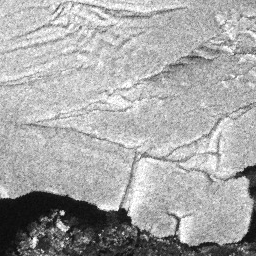
%> input picture SAR_Change_Detection_GarborPCANet-master/pic/Sulzberger1_1.bmp, 256 x 256 px
$ octave Fig_sulz_PCAnet.m   (GNU Octave 9; MATLAB toolbox functions it lacks are replaced by stand-ins)
%> lines starting %> are read from the running program, lines starting %| are printed output that depends on the picture; in (x1, y1, x2, y2) boxes, pixels count from 0 and x2, y2 are one past the last pixel; in counts of white or black regions, pixels touching at a corner belong together; the program's own positions count from 1
### SAR_Change_Detection_CWNN-master/di_gen.m

%% convert it to log-ratio operator
function im_di = di_gen(im1, im2)
    im1 = srad( im1, 0.15, 1, 1, 1, 5 );
    im2 = srad( im2, 0.15, 1, 1, 1, 5 );
    im_di = abs(log( (im1+1) ./ (im2+1) ));
    im_di = srad( im_di, 0.15, 1, 1, 1, 5 );
end


function im = srad( im,delta_t,q0,rho,option,ITER )
    for n = 1:ITER
        % padding elements avoid edges
        [m, n] = size(im);
        W = 1;
        X = zeros(m+2*W, n+2*W);
        X(W+1:m+W, W+1:n+W) = im;
        X(W+1:m+W, 1:W) = im(:, W:-1:1);
        X(W+1:m+W, n+W+1:n+2*W) = im(:, n:-1:n-(W-1));
        X(1:W, :) = X(2*W:-1:(W+1), :);
        X(m+(W+1):m+2*W, :) = X(m+W:-1:(m+1), :);
        im = X;
        % padding finished !!!!

        q0 = q0 * exp(-delta_t*rho);

        gradRxI = imfilter(im,[0 0 0;0 -1 1;0 0 0],'symmetric');
        gradRyI = imfilter(im,[0 1 0;0 -1 0;0 0 0],'symmetric');
        gradLxI = imfilter(im,[0 0 0;-1 1 0;0 0 0],'symmetric');
        gradLyI = imfilter(im,[0 0 0;0 1 0;0 -1 0],'symmetric');
        q1 = sqrt(gradRxI.^2+gradRyI.^2+gradLxI.^2+gradLyI.^2)./( im+1e-10 );
        q2 = 4*del2(im)./(im+1e-10);
        q = sqrt((1/2*(q1.^2)-1/16*(q2.^2))./((1+1/4*q2).^2+1e-10));

        if option == 1
            c = 1./(1+((q.^2-q0^2)/(q0^2*(1+q0^2))));
        elseif option == 2
            c = exp(-(q.^2-q0^2)/(q0^2*(1+q0^2)));
        else
            error('Unidentified option!(only 1 or 2 available)');
        end

        d = imfilter(c,[0 0 0;0 0 1;0 0 0],'symmetric').*...
            imfilter(im,[0 0 0;0 -1 1;0 0 0],'symmetric')+...
            imfilter(c,[0 0 0;0 1 0;0 0 0],'symmetric').*...
            imfilter(im,[0 0 0;1 -1 0;0 0 0],'symmetric')+...
            imfilter(c,[0 1 0;0 0 0;0 0 0],'symmetric').*...
            imfilter(im,[0 1 0;0 -1 0;0 0 0],'symmetric')+...
            imfilter(c,[0 0 0;0 1 0;0 0 0],'symmetric').*...
            imfilter(im,[0 0 0;0 -1 0;0 1 0],'symmetric');

        im = im+delta_t/4*d;

        im = im(2:end-1,2:end-1);
    end
end

### SAR_Change_Detection_GarborPCANet-master/HClustering.m
% The first step, the Gabor feature vectors are divided into three categories
% by using FCM, three categories are changed class, unchanged class and intermediate class.
% The second step, we assign each feature vector from the intermediate class to
% the nearest cluster centre (changed class or unchanged class in the first step)
% using Euclidean distance.
function CM = HClustering(pixel_vector, Xd)

[ylen, xlen] = size(Xd);

% feature vectors are divided into three categories by using FCM

% 首先，使用FCM分为两类，然后找出其中变化区域大致的比例，设定域值
options = [2.0; 100; 1e-5; 0];

fprintf('... ... 1st round clustering ... ...\n');
[center,U,obj_fcn] = fcm(pixel_vector,2, options);
Xdk  =  zeros(ylen*xlen, 1);
CMk0 =  zeros(ylen*xlen, 1);
Xdk = reshape(Xd', ylen*xlen, 1);
maxU = max(U);
index{1} = find(U(1,:) == maxU);
index{2} = find(U(2,:) == maxU);
if numel(index{1})<numel(index{2})
    ttr = numel(index{1})/(ylen*xlen)*1.25;
    ttl = numel(index{1})/(ylen*xlen)/1.10;
else
    ttr = numel(index{2})/(ylen*xlen)*1.25;
    ttl = numel(index{2})/(ylen*xlen)/1.10;
end


% 这里使用 FCM 方法分为五类
c_num = 5;
fprintf('... ... 2nd round clustering ... ...\n');
[center,U,obj_fcn] = fcm(pixel_vector,c_num, options);

Xdk =  zeros(ylen*xlen, 1);
CMk0 = zeros(ylen*xlen, 1);

Xdk = reshape(Xd', ylen*xlen, 1);

maxU = max(U);

for i = 1:c_num
    index{i} = find(U(i,:) == maxU);
end

for i = 1:c_num
    idx_mean(i) = mean(Xdk(index{i}));
end

% 排序
[idx_mean, idx] = sort(idx_mean);

% 分别计算 idx 的个数
for i = 1:c_num
    idx_num(i) = numel(index{idx(i)});
end

CMk0(index{idx(c_num)}) = 0.0;
c = idx_num(c_num);
mid_lab = 0;

for i = 1:c_num-1
    c = c+idx_num(c_num-i);
    if c / (ylen*xlen) < ttl
       CMk0(index{idx(c_num-i)}) = 0.0;
    elseif c / (ylen*xlen) >= ttl && c / (ylen*xlen) < ttr
        CMk0(index{idx(c_num-i)}) = 0.5;
        mid_lab = 1;
    else
        if mid_lab == 0
            CMk0(index{idx(c_num-i)}) = 0.5;
            mid_lab = 1;
        else
            CMk0(index{idx(c_num-i)}) = 1;
        end
    end
end

CM = reshape(CMk0, xlen, ylen)';

### SAR_Change_Detection_GarborPCANet-master/gao_trn.m

addpath('./Utils');
addpath('./Liblinear');


%% PCANet parameters
PCANet.NumStages = 2;
PCANet.PatchSize = PatSize;
PCANet.NumFilters = [8 8];
PCANet.HistBlockSize = [PatSize*2, PatSize];
PCANet.BlkOverLapRatio = 0;
PCANet.Pyramid = [];


fprintf('\n ====== PCANet Parameters ======= \n')
PCANet

% 获取 lab 信息
pos_lab = find(im_lab == 1);
neg_lab = find(im_lab == 0);
% 对正负样本打乱顺序
pos_lab = pos_lab(randperm(numel(pos_lab)));
neg_lab = neg_lab(randperm(numel(neg_lab)));

[ylen, xlen] = size(im1);

% 图像周围填零，然后每个像素周围取Patch，保存
mag = (PatSize-1)/2;
imTmp = zeros(ylen+PatSize-1, xlen+PatSize-1);
imTmp((mag+1):end-mag,(mag+1):end-mag) = im1;
im1 = im2col_general(imTmp, [PatSize, PatSize]);
imTmp((mag+1):end-mag,(mag+1):end-mag) = im2;
im2 = im2col_general(imTmp, [PatSize, PatSize]);
clear imTmp mag;
clear xlen ylen;

% 合并样本到 im
im1 = mat2imgcell(im1, PatSize, PatSize, 'gray');
im2 = mat2imgcell(im2, PatSize, PatSize, 'gray');
parfor idx = 1 : numel(im1)
    im{idx} = [im1{idx}; im2{idx}];
end
clear im1 im2 idx;

% 随机选择全图像素百分之30的样本，按照比例筛选正负样本
[ylen, xlen] = size(im);
NumSam = round(ylen*xlen*0.30);
PosNum = round(NumSam*numel(pos_lab)/(numel(neg_lab) + numel(pos_lab)));
NegNum = NumSam - PosNum;
if NegNum > numel(neg_lab)
    NegNum = numel(neg_lab);
end


% 取出正负样本图像块
PosPat = im(pos_lab(1:PosNum));
NegPat = im(neg_lab(1:NegNum));
TrnPat = [PosPat, NegPat];
TrnLab = [ones(PosNum, 1); zeros(NegNum, 1)];


fprintf('  SamNum : %d\n', PosNum+NegNum);
fprintf('  PosNum : %d\n', PosNum);
fprintf('  NegNum : %d\n', NegNum);


[ftrain V] = PCANet_train(TrnPat,PCANet,1);
clear NumSam PosNum NegNum BlkIdx;
clear PosPat NegPat TrnPat;
clear pos_lab neg_lab;


fprintf('\n ====== Training Linear SVM Classifier ======= \n')
% we use linear SVM classifier (C = 1), calling libsvm library
models = train(TrnLab, ftrain', '-s 1 -q');
clear ftrain TrnLab;


### SAR_Change_Detection_GarborPCANet-master/Fig_sulz_PCAnet.m
% The files are the MATLAB source code for the paper:
% Feng Gao,  Junyu Dong, Bo Li, Qizhi Xu.
% Automatic Change Detection in Synthetic Aperture Radar Images Based on PCANet
% IEEE Geoscience and Remote Sensing Letters, 2016, 13(12), 1792-1796.
%
% The demo has not been well organized. Please contact me if you meet any problems.
%
% Email: gaofeng@ouc.edu.cn
%
% 注意事项：
%  1. 因为训练时样本是随机生成，样本不同会影响最终的结果。
%     所以每次运行的结果都不会一样。
%     作者会在后期发布的版本中进行修正（固定生成随机数的种子）
%  2. 代码运行速度较慢，建设开启多核并行
%     Matlab 2012 中为 matlabpool open
%     在Intel Xeon处理器上处理速度还可以

clear;
clc;
close all;
t1 = clock;
addpath('./utils');
addpath('./liblinear');

im1   = imread('./pic/Sulzberger1_1.bmp');
%> im1 is the input picture: size 256x256x3 uint8; min 7, max 255, mean 168
im2   = imread('./pic/Sulzberger1_2.bmp');
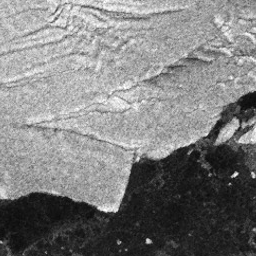
%> input picture SAR_Change_Detection_GarborPCANet-master/pic/Sulzberger1_2.bmp, 256 x 256 px
%> im2 is the input picture: size 256x256x3 uint8; min 8, max 255, mean 126.3
im_gt = imread('./pic/Sulzberger1_gt.bmp');
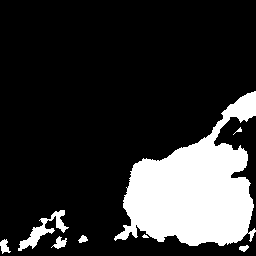
%> input picture SAR_Change_Detection_GarborPCANet-master/pic/Sulzberger1_gt.bmp, 256 x 256 px
%> im_gt: size 256x256 uint8; 19.2% white; 8 white regions (1 under 20 px), largest, box (x1, y1, x2, y2) and area: (114, 91, 256, 246) 11713, (18, 210, 69, 251) 569, (51, 236, 67, 249) 102

im1   = double(im1(:,:,1));
%> im1: size 256x256 double
im2   = double(im2(:,:,1));
%> im2: size 256x256 double
im_gt = double(im_gt(:,:,1));


% 求差分图像，得到差分图像后进行了滤波预处理
fprintf('... ... compute the difference image ... ...\n');
im_di = di_gen(im1, im2);
%> after the loop in srad, `for n = 1:ITER`:
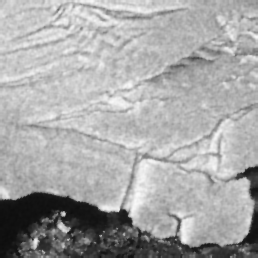
%> X: size 258x258 double; min 12.36, max 251.3, mean 167.5
%> after the loop in srad, `for n = 1:ITER`: q0 = 0.472
%> call 2 of srad, with delta_t = 0.15, q0 = 1, rho = 1, option = 1, ITER = 5
%> after the loop in srad (call 2), `for n = 1:ITER`:
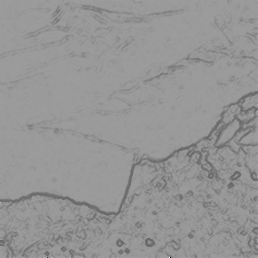
%> c: size 258x258 double; min -10.64, max 15.68, mean 4.8; drawn with min black and max white
%> call 3 of srad, with delta_t = 0.15, q0 = 1, rho = 1, option = 1, ITER = 5
%> after the loop in srad (call 3), `for n = 1:ITER`:
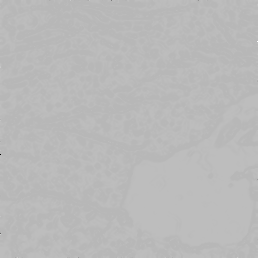
%> c: size 258x258 double; min -155.9, max 61.23, mean 2.7; drawn with min black and max white


% setting of variables
% 这些参数来自 GaborTLC 的一些默认参数
HW = 21;
GaborH = HW;
GaborW = HW;

sigma = 2.8*pi;

Kmax = 2.0*pi;
f = sqrt(2);
flag = 1;
scale = 5;
orientation = 8;
V = 0:1:(scale-1);
U = 0:1:(orientation-1);

[Ylen,Xlen] = size(im_di);
%> Ylen = 256; Xlen = 256
% the total number of pixels for the difference image
pixel_sum = Ylen*Xlen;
%> pixel_sum = 65536
% the total number of self-similar Gabor filters
subgraph_sum = scale*orientation;

% Initialization
GaImout_MAGNITUDE = cell(scale,orientation);          % magnitude

% Step 2): Feature extraction==============================================
% Gabor wavelet transform
for s = 1:scale,
    for n = 1:orientation,
        GaImout_MAGNITUDE{s,n} = zeros(Ylen,Xlen);
        [Gr,Gi] = GaborKernelWave(GaborH, GaborW, U(n), V(s), Kmax, f, sigma, orientation, flag);
        % Gr: The real part of the Gabor kernels
        % Gi: The imaginary part of the Gabor kernels
        Regabout = conv2(im_di,double(Gr),'same');
        Imgabout = conv2(im_di,double(Gi),'same');
        % Magnitude
        GaImout_MAGNITUDE{s,n} = sqrt(Imgabout.*Imgabout + Regabout.*Regabout);
    end;
end;
%> after the loop, GaImout_MAGNITUDE = 40 items

clear GaborH GaborW sigma;
clear Gi Gr HW Kmax;
clear Imgabout Regabout;
clear U V f flag;

% acquire the feature vector of each pixel for the difference image
% 1): all amplitudes at different scales and orientations
pixel_vector_1 = zeros(pixel_sum,subgraph_sum);
k = 1;
for s = 1:scale
    for n = 1:orientation
        temp_gaimout_1 = zeros(Ylen,Xlen);
        temp_gaimout_1 = GaImout_MAGNITUDE{s,n};
        pixel_vector_1(:,k) = reshape(temp_gaimout_1',pixel_sum,1);
        k = k + 1;
    end
end
%> after the loop, k = 41

clear k n s GaImout_MAGNITUDE subgraph_sum;

% 2): maximum amplitudes for all orientations at different scales
pixel_vectorr_2 = zeros(pixel_sum,scale);
for s = 1:scale
    temp_gaimout_2 = zeros(pixel_sum,orientation);
    temp_gaimout_2 = pixel_vector_1(:,(s-1)*orientation+1:s*orientation);
    pixel_vector_2(:,s) = max(temp_gaimout_2,[],2);
end
clear scale temp_gaimout_1 temp_gaimout_2 pixel_vector_1;
clear s pixel_sum orientation;


% Step 3): Hierarchical clustering==========================
fprintf('... ... hclustering begin ... ...\n');
im_lab = HClustering(pixel_vector_2, im_di);
%> in HClustering, `[center,U,obj_fcn] = fcm(pixel_vector,2, options);`: center = [1 0.0551 0.018 0.0229 0.0375; 10.2 0.0665 0.0173 0.0447 0.112]; obj_fcn = [551042.4 341587.1 142141.9 91698.6 87099.5 86730.1 86702.3 86700.3 86700.2 86700.2 86700.2 86700.2 86700.2]
%> in HClustering, `ttr = numel(index{2})/(ylen*xlen)*1.25;`: ttr = 0.247
%> in HClustering, `ttl = numel(index{2})/(ylen*xlen)/1.10;`: ttl = 0.179
%> in HClustering, `[center,U,obj_fcn] = fcm(pixel_vector,c_num, options);`: center = [11.75 0.0377 0.00653 0.0375 0.111; 2.91 0.193 0.0688 0.0773 0.115; 0.698 0.0358 0.0108 0.015 0.0261; 9.75 0.064 0.0146 0.0419 0.109; 5.96 0.161 0.0566 0.0731 0.124]; obj_fcn = 87 values, max 131411.1 at index 1, min 13037.2 at index 87, mean 14453.4
%> after the loop in HClustering, `for i = 1:c_num`: index = 5 items
%> after the loop in HClustering, `for i = 1:c_num`: idx_mean = [1.89 0.456 0.112 1.56 0.994]
%> in HClustering, `[idx_mean, idx] = sort(idx_mean);`: idx_mean = [0.112 0.456 0.994 1.56 1.89]; idx = [3 2 5 4 1]
%> after the loop in HClustering, `for i = 1:c_num`: idx_num = [45217 5763 3935 5069 5552]
%> in HClustering, `c = idx_num(c_num);`: c = 5552
%> the loop in HClustering, `for i = 1:c_num-1` made 4 passes
%> c on passes 1 to 4: 10621, 14556, 20319, 65536
%> after the loop in HClustering, `for i = 1:c_num-1`: mid_lab = 1
%> in HClustering, `CM = reshape(CMk0, xlen, ylen)';`:
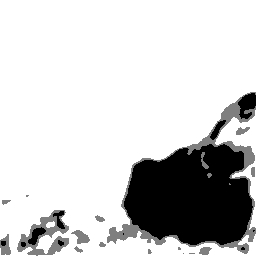
%> CM: size 256x256 double; min 0, max 1, mean 0.808
fprintf('@@@ @@@ hclustering finished @@@@\n');
% 初始化结果保存在 im_lab 中
% 变化的部分标记为 0
% 未变化的部分标记为 1
clear CM0 pixel_vector_2 im_di;


% PatSize 必须为奇数
PatSize = 5;

% PCANet 部分
gao_trn;
%> `pos_lab = find(im_lab == 1);`: pos_lab = 50980 values from 1 to 65536
%> `neg_lab = find(im_lab == 0);`: neg_lab = 10621 values from 498 to 65386
%> `imTmp((mag+1):end-mag,(mag+1):end-mag) = im1;`:
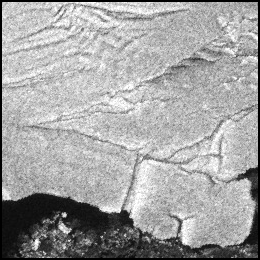
%> imTmp: size 260x260 double; min 0, max 255, mean 162.9
%> the run ends on the next line
